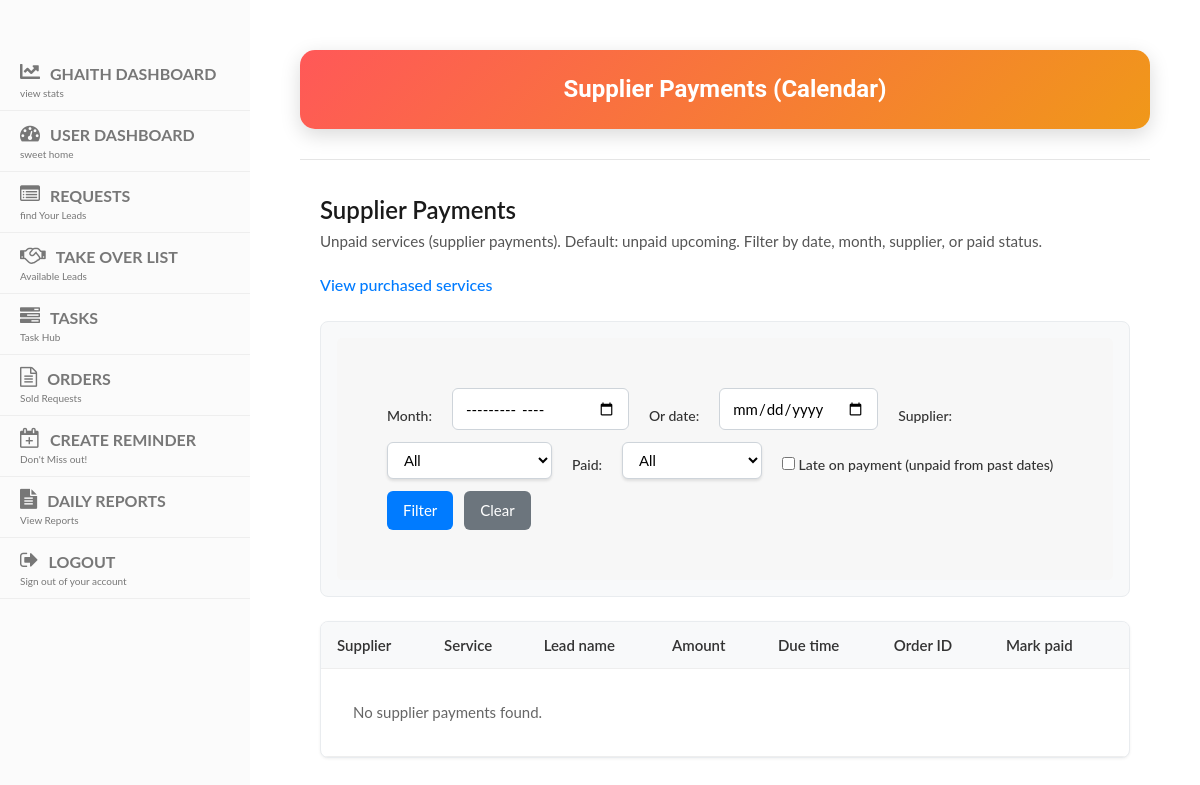
The app's page /dashboard/calendar/supplier-payments/ (signed in), older data.
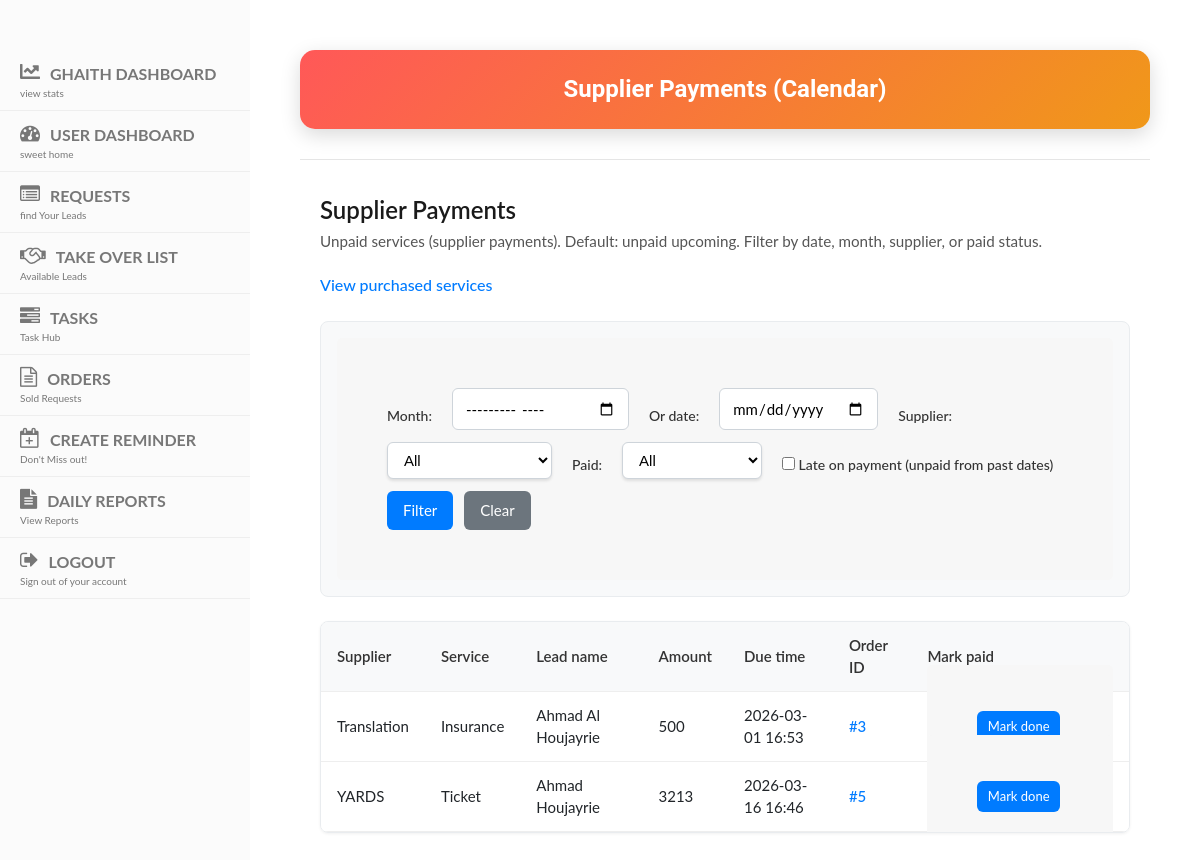
The same page, newer data.
### tasks/models.py (models this page shows, shortened)
class Service(models.Model):
    leadtask = models.ForeignKey(LeadTask, on_delete=models.CASCADE)
    service_name = models.CharField(max_length=100, blank=True)
    supplier = models.CharField(max_length=100, blank=True)
    details = models.TextField(blank=True)
    net = models.CharField(max_length=100, blank=True)
    selling = models.CharField(max_length=100, blank=True)
    due_time = models.DateTimeField(null=True, blank=True)
    voucher_id = models.CharField(max_length=300, blank=True)
    is_checked = models.BooleanField(default=False)
    processed = models.BooleanField(default=False)
    created_at = models.DateTimeField(auto_now_add=True, null=True)  # Add this line

class LeadTask(models.Model):
    PAYMENT_CH = [
        ('installment', 'Installment'),
        ('full', 'Full'),
    ]
    STATUS_CHOICES = [
        ('onhold', 'On Hold'),
        ('progress', 'In Progress'),
        ('done', 'Done'),
    ]
    lead = models.ForeignKey('display.Lead', on_delete=models.CASCADE)
    assigned_to = models.ForeignKey(User, on_delete=models.CASCADE)
    payment = models.CharField(max_length=100, choices=PAYMENT_CH, blank=True)
    status = models.CharField(max_length=100, choices=STATUS_CHOICES)
    notes = models.TextField(blank=True, null=True)
    travel_date = models.DateTimeField(null=True, blank=True)
    return_date = models.DateTimeField(null=True, blank=True)
    date_of_birth = models.DateField(null=True, blank=True)
    passport_expiry_date = models.DateField(null=True, blank=True)

### display/models.py (models this page shows, shortened)
class Lead(models.Model):
    reason_of_travel = models.TextField(blank=True, null=True)
    why_this_destination = models.TextField(blank=True, null=True)
    travel_dates_flexible = models.BooleanField(blank=True, default=False)
    budget_range_from = models.PositiveIntegerField(blank=True, null=True)
    budget_range_to = models.PositiveIntegerField(blank=True, null=True)
    name = models.CharField(max_length=100)
    email = models.EmailField(blank=True, null=True)
    country_code = models.CharField(max_length=5, default='+961')
    phone = models.CharField(max_length=15)
    CHANNEL_CHOICES = [
        ('', 'Select Channel'),
        ('Facebook', 'Facebook'),
        ('Whatsapp', 'Whatsapp'),
        ('Referral', 'Referral'),
        ('Direct', 'Direct'),
        ('Website', 'Website'),
        ('Instagram', 'Instagram'),
    ]
    channel = models.CharField(max_length=100, choices=CHANNEL_CHOICES, blank=True)
    SERVICE_CHOICES = [
        ('hotel', 'Hotel'),
        ('ticket', 'Ticket'),
        ('visa', 'Visa'),
        ('package', 'Package'),
        ('travel insurance', 'Travel Insurance'),
    ]
    STATUS_CHOICES = [
        ('onhold', 'On Hold'),
        ('processing', 'Processing'),
        ('negotiation', 'Negotiation'),
        ('finalized', 'Finalized'),
        ('followup', 'Follow-Up'),
        ('done', 'Unqualified'),
    ]
    type_of_service = models.CharField(max_length=50, choices=SERVICE_CHOICES, blank=True, default='')
    status = models.CharField(max_length=50, choices=STATUS_CHOICES, blank=True, default='onhold')
    status_changed_at = models.DateTimeField(null=True, blank=True)
    destination = models.CharField(max_length=200, blank=True, choices=get_destination_choices)
    pax = models.CharField(max_length=100, blank=True, default='')
    duration = models.CharField(max_length=200, blank=True, default='')
    travel_date_from = models.DateField(blank=True, null=True)
    travel_date_to = models.DateField(blank=True, null=True)
    selling_price = models.CharField(max_length=200, blank=True)
    net = models.CharField(max_length=200, blank=True, default='')
    profit = models.CharField(max_length=200, blank=True)
    date_notes = models.TextField(blank=True, null=True)
    special_request = models.TextField(blank=True)
    urgent = models.BooleanField(default=False)
    assignment_notes = models.TextField(blank=True)
    supplier = models.CharField(max_length=200, blank=True)
    sold = models.BooleanField(blank=True, default=False)
    lost = models.BooleanField(blank=True, default=False)
    finalization_notes = models.TextField(blank=True, null=True)
    assigned_to = models.ForeignKey(User, on_delete=models.CASCADE, related_name="current")
    assigned_at = models.DateTimeField(null=True, blank=True)
    attachments = models.ManyToManyField(Attachment, blank=True)
    follow_up = models.DateField(blank=True, null=True)
    created_at = models.DateTimeField(auto_now_add=True, editable=False)
    last_modified = models.DateTimeField(auto_now=True, editable=True)
    takeover = models.BooleanField(default=True)
    special_takeover = models.BooleanField(default=False)  # New field
    takeover_added_at = models.DateTimeField(null=True, blank=True)
    period = models.PositiveIntegerField(default=20)
    is_archived = models.BooleanField(default=False)
    offer_prepared = models.BooleanField(default=False)
    offer_details = models.TextField(blank=True, null=True)
    moved_to_negotiation = models.BooleanField(default=False)  # New field

### dashboard/views.py (the view)
# urls.py: path('calendar/supplier-payments/', views.supplier_payments_list, name='supplier_payments_list'),
@login_required(login_url="/login/")
def supplier_payments_list(request):
    user = request.user
    today = timezone.now().date()
    if user.is_staff:
        services = Service.objects.filter(
            due_time__isnull=False
        ).select_related('leadtask', 'leadtask__lead').order_by('due_time')
    else:
        services = Service.objects.filter(
            leadtask__assigned_to=user,
            due_time__isnull=False
        ).select_related('leadtask', 'leadtask__lead').order_by('due_time')
    month_str = request.GET.get('month', '').strip()
    date_str = request.GET.get('date', '').strip()
    paid_filter = request.GET.get('paid', '').strip()  # 'paid' | 'unpaid' | ''
    late_filter = request.GET.get('late', '') == 'on'
    supplier_filter = request.GET.get('supplier', '').strip()  # case-insensitive match
    if date_str:
        try:
            filter_date = datetime.strptime(date_str, '%Y-%m-%d').date()
            services = services.filter(due_time__date=filter_date)
        except ValueError:
            pass
    elif month_str:
        try:
            year, month = (int(x) for x in month_str.split('-'))
            services = services.filter(due_time__year=year, due_time__month=month)
        except (ValueError, TypeError):
            pass
    else:
        if not late_filter:
            services = services.filter(due_time__date__gte=today)
            if paid_filter != 'paid':
                services = services.filter(is_checked=False)
    if paid_filter == 'paid':
        services = services.filter(is_checked=True)
    elif paid_filter == 'unpaid':
        services = services.filter(is_checked=False)
    if late_filter:
        services = services.filter(is_checked=False, due_time__date__lt=today)
    if supplier_filter:
        services = services.filter(supplier__iexact=supplier_filter)
    return render(request, 'supplier_payments_list.html', {
        'services': services,
        'month': month_str,
        'date_filter': date_str,
        'paid_filter': paid_filter,
        'late_filter': late_filter,
        'supplier_filter': supplier_filter,
        'supplier_filter_options': SUPPLIER_CHOICES,
        'supplier_choices': SUPPLIER_CHOICES,
    })

### dashboard/templates/supplier_payments_list.html (shortened to what this page needs)
{% extends 'base.html' %}
{% block title %}
<div class="welcome-message">Supplier Payments (Calendar)</div>
{% endblock %}
{% block content %}
{% include 'navbar.html' %}
<div class="container list-page list-page--supplier">
    <header class="list-page__header">
        <h2 class="list-page__title">Supplier Payments</h2>
        <p class="list-page__desc">Unpaid services (supplier payments). Default: unpaid upcoming. Filter by date, month, supplier, or paid status.</p>
        <a href="{% url 'purchased_services' %}" class="btn btn--link list-page__link">View purchased services</a>
    </header>
    <div class="list-page__filters">
        <form method="GET" action="{% url 'supplier_payments_list' %}" class="filter-form filter-form--stack">
            <label for="month">Month:</label>
            <input type="month" name="month" id="month" value="{{ month }}" class="filter-input">
            <label for="date_filter">Or date:</label>
            <input type="date" name="date" id="date_filter" value="{{ date_filter }}" class="filter-input">
            <label for="supplier">Supplier:</label>
            <select name="supplier" id="supplier" class="filter-select">
                <option value="">All</option>
            </select>
            <label for="paid">Paid:</label>
            <select name="paid" id="paid" class="filter-select">
                <option value="">All</option>
            </select>
            <label class="filter-form__checkbox">
                <input type="checkbox" name="late" {% if late_filter %}checked{% endif %}> Late on payment (unpaid from past dates)
            </label>
            <div class="filter-form__actions">
                <button type="submit" class="btn btn--primary">Filter</button>
                <a href="{% url 'supplier_payments_list' %}" class="btn btn--secondary">Clear</a>
            </div>
        </form>
    </div>
    <div class="table-wrapper table-wrapper--responsive table-wrapper--supplier-payments">
        <table class="list-table list-table--supplier">
            <thead>
                <tr>
                    <th>Supplier</th>
                    <th>Service</th>
                    <th>Lead name</th>
                    <th>Amount</th>
                    <th>Due time</th>
                    <th>Order ID</th>
                    <th class="list-table__th-mark-paid">Mark paid</th>
                </tr>
            </thead>
            <tbody>
                {% for service in services %}
                <tr class="list-table__row {% if service.is_checked %}list-table__row--done{% endif %}">
                    <td data-label="Supplier">{{ service.supplier|default:"—" }}</td>
                    <td data-label="Service">{{ service.service_name|default:"—" }}</td>
                    <td data-label="Lead name">{{ service.leadtask.lead.name }}</td>
                    <td data-label="Amount">{{ service.net|default:"—" }}</td>
                    <td data-label="Due time">{{ service.due_time|date:"Y-m-d H:i" }}</td>
                    <td data-label="Order ID">
                        <a href="{% url 'edit_lead_tasks' service.leadtask_id %}" class="list-table__link">#{{ service.leadtask_id }}</a>
                    </td>
                    <td data-label="Mark paid" class="list-table__td-mark-paid">
                        {% if not service.is_checked %}
                        <form method="post" action="{% url 'service_mark_done' service.pk %}?next={{ request.get_full_path|urlencode }}" class="list-table__inline-form">
                            <button type="submit" class="btn btn--small btn--primary">Mark done</button>
                        </form>
                        {% else %}
                        <span class="list-table__muted">—</span>
                        {% endif %}
                    </td>
                </tr>
                {% empty %}
                <tr>
                    <td colspan="7" class="list-table__empty">No supplier payments found.</td>
                </tr>
                {% endfor %}
            </tbody>
        </table>
    </div>
</div>
{% endblock %}

Row changes from the older to the newer data that the page shows:
now on this page (row edited): Service: supplier "Translation", service_name "Insurance", leadtask.lead.name "Ahmad Al Houjayrie", net "500", due_time "2026-03-01 16:53", leadtask_id "3"
added Service: supplier "YARDS", service_name "Ticket", leadtask.lead.name "Ahmad Houjayrie", net "3213", due_time "2026-03-16 16:46", leadtask_id "5"
Text that changed along with them:
text no longer shown: "No supplier payments found."
